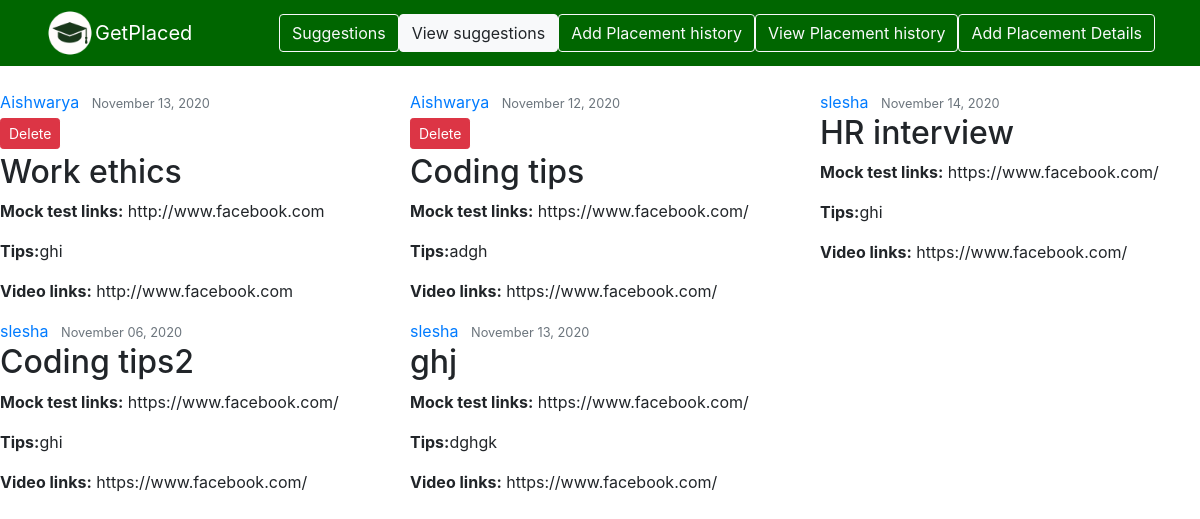
Page /viewsugg/ (signed in) on the committed database.
### getplaced/models.py (models this page shows)
class Suggestions(models.Model):
    title=models.CharField(max_length=25)
    mock_tests=models.URLField(max_length=200)
    tips=models.CharField(max_length=25)
    video_links=models.URLField(max_length=200)
    added_on=models.DateField()
    added_by=models.CharField(max_length=25)

### getplaced/views.py (the view)
# urls.py: path('viewsugg/',views.viewsugg,name='viewsugg'),
def viewsugg(request):
    context={
        'sugg':Suggestions.objects.all()
    }
    return render(request,'sugg_detail.html',context)

### getplaced/templates/sugg_detail.html (shortened to what this page needs)
{% load static %}
<!Doctype html>
<html lang="en">
<head>
    <link rel="stylesheet" href="https://stackpath.bootstrapcdn.com/bootstrap/4.1.3/css/bootstrap.min.css">
   <link rel="stylesheet" type="text/css" href="{% static 'css/basestyle.css' %}">
    <link rel="stylesheet" href="https://stackpath.bootstrapcdn.com/font-awesome/4.7.0/css/font-awesome.min.css">
</head>
<body>
    <nav class="navbar navbar-expand-lg navbar-dark mb-4" id="mynav">
        <div class="container">
            <img src="{% static 'images/cap.png' %}" width="50px" height="50px" ><a class="navbar-brand" href="#">GetPlaced</a>
            <div class="collapse navbar-collapse" id="navbarSupportedContent">
                <form class="form-inline my-2 my-lg-0">
                    <a href="{% url 'opensugg' %}" class="btn btn-outline-light">Suggestions</a>
                    <a href="{% url 'viewsugg' %}" class="btn btn-light ml-2t">View suggestions</a>
                    <a href="{%url 'placehis' %}" class="btn btn-outline-light">Add Placement history</a>
                    <a href="{%url 'viewplacehis' %}" class="btn btn-outline-light">View Placement history</a>
                    <a href="{%url 'addplacedetails' %}" class="btn btn-outline-light">Add Placement Details</a>
                </form>
            </div>
        </div>
    </nav>
    <article class="media content-section">
        <div class="row">
        {% for i in sugg %}
        <div class="col-lg-4">
        <div class="media-body">
            <div class="article-metadata">
            <a class="mr-2" href="#">{{ i.added_by }}</a>
            <small class="text-muted">{{ i.added_on|date:"F d, Y" }}</small>
            {% if request.session.username == i.added_by %}
                <div>
                    <a class = "btn btn-danger btn-sm mt-1 mb-1" href = "{% url 'del_sugg' pk=i.pk %}">Delete</a>
                </div>
            {% endif %}
            </div>
            <h2 class="article-title">{{ i.title }}</h2>
            <p class="article-content"><b>Mock test links:</b> {{ i.mock_tests }}</p>
            <p class="article-content"><b>Tips:</b>{{ i.tips }} </p>
            <p class="article-content"><b>Video links:</b> {{ i.video_links }}</p>
        </div>
        </div>
        {%endfor%}
        </div>
        </article>
    </body>
</html>

### getplaced/static/css/basestyle.css (style rules this page uses)
body { padding: 0; margin: 0; }
#mynav { background-color: #006600; }

### rows in the picture
Suggestions: added_by "Aishwarya", added_on "November 13, 2020", shows "Delete", title "Work ethics", mock_tests "http://www.facebook.com", tips "ghi", video_links "http://www.facebook.com"
Suggestions: added_by "Aishwarya", added_on "November 12, 2020", shows "Delete", title "Coding tips", mock_tests "https://www.facebook.com/", tips "adgh", video_links "https://www.facebook.com/"
Suggestions: added_by "slesha", added_on "November 14, 2020", title "HR interview", mock_tests "https://www.facebook.com/", tips "ghi", video_links "https://www.facebook.com/"
Suggestions: added_by "slesha", added_on "November 06, 2020", title "Coding tips2", mock_tests "https://www.facebook.com/", tips "ghi", video_links "https://www.facebook.com/"
Suggestions: added_by "slesha", added_on "November 13, 2020", title "ghj", mock_tests "https://www.facebook.com/", tips "dghgk", video_links "https://www.facebook.com/"
